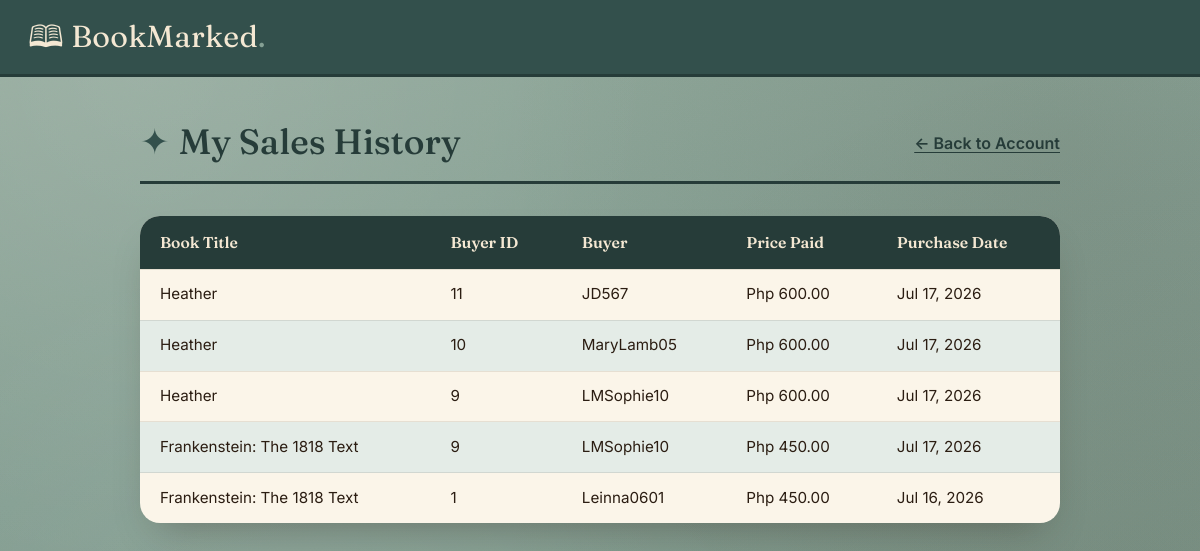
The page /userTransactionTable.php (signed in) on the database its author committed.
### tables this page shows
CREATE TABLE IF NOT EXISTS `purchases` (
  `purchase_id` int NOT NULL AUTO_INCREMENT,
  `book_id` int DEFAULT NULL,
  `buyer_id` int NOT NULL,
  `seller_id` int NOT NULL,
  `book_title` varchar(150) NOT NULL,
  `author` varchar(100) NOT NULL,
  `cover_image` varchar(255) DEFAULT NULL,
  `price_paid` decimal(10,2) NOT NULL,
  `purchase_date` timestamp NULL DEFAULT CURRENT_TIMESTAMP,
  PRIMARY KEY (`purchase_id`),
  KEY `book_id` (`book_id`),
  KEY `buyer_id` (`buyer_id`),
  KEY `seller_id` (`seller_id`)
);

CREATE TABLE IF NOT EXISTS `books` (
  `book_id` int NOT NULL AUTO_INCREMENT,
  `seller_id` int NOT NULL,
  `title` varchar(150) NOT NULL,
  `author` varchar(100) NOT NULL,
  `synopsis` text,
  `price` decimal(10,2) NOT NULL,
  `cover_image` varchar(255) DEFAULT NULL,
  `status` enum('available','sold') DEFAULT 'available',
  `created_at` timestamp NULL DEFAULT CURRENT_TIMESTAMP,
  PRIMARY KEY (`book_id`),
  KEY `seller_id` (`seller_id`)
);

CREATE TABLE IF NOT EXISTS `users` (
  `user_id` int NOT NULL AUTO_INCREMENT,
  `username` varchar(50) NOT NULL,
  `first_name` varchar(50) NOT NULL,
  `last_name` varchar(50) NOT NULL,
  `email` varchar(100) NOT NULL,
  `password` varchar(255) NOT NULL,
  `birthdate` date DEFAULT NULL,
  `profile_picture` varchar(255) DEFAULT NULL,
  `created_at` timestamp NULL DEFAULT CURRENT_TIMESTAMP,
  PRIMARY KEY (`user_id`),
  UNIQUE KEY `username` (`username`),
  UNIQUE KEY `email` (`email`)
);

### userTransactionTable.php (the view, shortened to what this page needs)
<?php
include 'connection.php';
$user_id = $_SESSION['user']['user_id'];
$sql = "SELECT b.title AS book_title, u.username AS buyer_name,
        u.user_id AS buyer_id, b.price AS book_price, p.purchase_date
        FROM purchases p
        JOIN books b ON p.book_id = b.book_id
        JOIN users u ON p.buyer_id = u.user_id
        WHERE p.seller_id = ?
        ORDER BY p.purchase_date DESC";
$sold_stmt = mysqli_prepare($conn, $sql);
mysqli_stmt_bind_param($sold_stmt, "i", $user_id);
mysqli_stmt_execute($sold_stmt);
$sold_result = mysqli_stmt_get_result($sold_stmt);
$num_rows = mysqli_num_rows($sold_result);
?>
<!DOCTYPE html>
<html lang="en">
<head>
<link href="https://cdnjs.cloudflare.com/ajax/libs/bootstrap/5.3.3/css/bootstrap.min.css" rel="stylesheet">
<link rel="stylesheet" href="bookmarked-styleLoader.css">
</head>
<body>
<header class="bm-header">
  <a href="homeFront.php" class="bm-wordmark" id="homeLogoLink">🕮 BookMarked<span class="dot">.</span></a>
</header>
<main class="pt-content">
  <div class="pt-header-row">
    <h1 class="pt-title"><span class="spark">&#10022;</span> My Sales History</h1>
    <a href="profile.php" class="pt-back-link">&larr; Back to Account</a>
  </div>
  <div class="pt-table-wrap">
    <table class="pt-table">
      <thead>
        <tr>
          <th>Book Title</th>
          <th>Buyer ID</th>
          <th>Buyer</th>
          <th>Price Paid</th>
          <th>Purchase Date</th>
        </tr>
      </thead>
      <tbody>
        <?php if ($num_rows > 0): ?>
          <?php while ($row = mysqli_fetch_assoc($sold_result)): ?>
            <tr>
              <td><?php echo htmlspecialchars($row['book_title']); ?></td>
              <td><?php echo htmlspecialchars($row['buyer_id']); ?></td>
              <td><?php echo htmlspecialchars($row['buyer_name']); ?></td>
              <td>Php <?php echo number_format($row['book_price'], 2); ?></td>
              <td><?php echo date('M d, Y', strtotime($row['purchase_date'])); ?></td>
            </tr>
          <?php endwhile; ?>
        <?php else: ?>
          <tr class="pt-empty-row">
            <td colspan="5">You haven&rsquo;t sold any books yet.</td>
          </tr>
        <?php endif; ?>
      </tbody>
    </table>
  </div>
</main>
</body>
</html>

### bookmarked-styleLoader.css (style rules this page uses)
:root { --brown-900: #2b1d12; --brown-800: #3a2a1a; --brown-700: #5c4630; --sage-500: #85a094; --sage-300: #aac0b5; --sage-100: #e4ece7; --cream-100: #f4e8d3; --cream-50: #fbf5e9; --ink: #2b1d12; --ink-soft: #6d5d4b; --danger: #b3492f; --white-100: #ffffff; --font-display: "Fraunces", Georgia, serif; --font-body: "Inter", -apple-system, BlinkMacSystemFont, sans-serif; --radius-lg: 20px; --radius-md: 14px; --radius-sm: 10px; --teal-800: #33504c; --teal-900: #263c39; --tan-400: #c9a877; --tan-500: #b8935e; --content-bg: #8fa89c; }
* { box-sizing: border-box; }
html, body { height: 100%; }
body { font-family: var(--font-body); color: var(--ink); background-color: var(--content-bg); background-image: radial-gradient(circle at 12% 8%, #ffffff1a 0%, #ffffff00 40%), radial-gradient(circle at 88% 18%, #2b1d1214 0%, #2b1d1200 45%), radial-gradient(circle at 25% 85%, #ffffff14 0%, #ffffff00 40%), radial-gradient(circle at 95% 90%, #2b1d121a 0%, #2b1d1200 50%), linear-gradient(165deg, #96ad9f 0%, #86a094 45%, #7c9689 100%); background-attachment: fixed; min-height: 100vh; position: relative; }
body::before { content: ""; position: fixed; inset: 0; pointer-events: none; z-index: 0; opacity: 0.5; background-size: 180px 180px; mix-blend-mode: overlay; }
.bm-header, .bm-toolbar, .bm-layout { position: relative; z-index: 1; }
a { text-decoration: none; }
.bm-header { background: var(--teal-800); border-bottom: 3px solid var(--teal-900); padding: 0.9rem 1.75rem; display: flex; align-items: center; gap: 0.75rem; }
.bm-wordmark { font-family: var(--font-display); font-size: 1.9rem; color: var(--cream-100); letter-spacing: 0.01em; }
.bm-wordmark .dot { color: var(--sage-500); }

### userTransactionTable.php (style rules this page uses)
.pt-content { position: relative; z-index: 1; max-width: 1000px; margin: 0 auto; padding: 2.75rem 2.5rem 4rem; }
.pt-header-row { display: flex; align-items: center; justify-content: space-between; flex-wrap: wrap; gap: 1rem; padding-bottom: 1.1rem; border-bottom: 3px solid var(--teal-900); margin-bottom: 2rem; }
.pt-title { font-family: var(--font-display); font-size: 2.2rem; color: var(--teal-900); display: flex; align-items: center; gap: 0.6rem; margin: 0; }
.pt-title .spark { color: var(--teal-800); }
.pt-back-link { color: var(--teal-900); font-weight: 600; text-decoration: underline; text-underline-offset: 3px; }
.pt-table-wrap { background: var(--cream-50); border-radius: var(--radius-lg); overflow: hidden; box-shadow: 0 20px 40px -18px #2b1d1259; }
.pt-table { width: 100%; border-collapse: collapse; }
.pt-table th { background: var(--teal-900); color: var(--cream-100); font-family: var(--font-display); font-weight: 600; font-size: 0.98rem; text-align: left; padding: 0.9rem 1.25rem; }
.pt-table td { padding: 0.85rem 1.25rem; color: var(--ink); font-size: 0.95rem; border-top: 1px solid #2b1d121a; }
.pt-table tbody tr:nth-child(even) { background: var(--sage-100); }

### rows shown on the page
purchases: book.title "Heather", buyer.user_id "11", buyer.username "JD567", book.price "600.00", purchase_date "Jul 17, 2026"
purchases: book.title "Heather", buyer.user_id "10", buyer.username "MaryLamb05", book.price "600.00", purchase_date "Jul 17, 2026"
purchases: book.title "Heather", buyer.user_id "9", buyer.username "LMSophie10", book.price "600.00", purchase_date "Jul 17, 2026"
purchases: book.title "Frankenstein: The 1818 Text", buyer.user_id "9", buyer.username "LMSophie10", book.price "450.00", purchase_date "Jul 17, 2026"
purchases: book.title "Frankenstein: The 1818 Text", buyer.user_id "1", buyer.username "Leinna0601", book.price "450.00", purchase_date "Jul 16, 2026"
